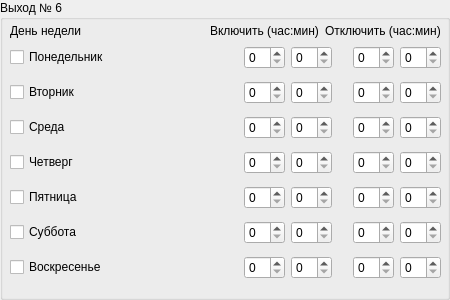
        <widget class="QGroupBox" name="groupBox_8">
         <property name="title">
          <string>Выход № 6</string>
         </property>
         <widget class="QWidget" name="verticalLayoutWidget_10">
          <property name="geometry">
           <rect>
            <x>10</x>
            <y>40</y>
            <width>431</width>
            <height>251</height>
           </rect>
          </property>
          <layout class="QVBoxLayout" name="verticalLayout_10">
           <item>
            <layout class="QHBoxLayout" name="horizontalLayout_79">
             <item>
              <widget class="QCheckBox" name="out6ponC">
               <property name="text">
                <string>Понедельник</string>
               </property>
              </widget>
             </item>
             <item>
              <spacer name="horizontalSpacer_136">
               <property name="orientation">
                <enum>Qt::Horizontal</enum>
               </property>
               <property name="sizeHint" stdset="0">
                <size>
                 <width>40</width>
                 <height>20</height>
                </size>
               </property>
              </spacer>
             </item>
             <item>
              <widget class="QSpinBox" name="out6ponOnHoursS">
               <property name="maximum">
                <number>23</number>
               </property>
              </widget>
             </item>
             <item>
              <widget class="QSpinBox" name="out6ponOnMinsS">
               <property name="maximum">
                <number>59</number>
               </property>
              </widget>
             </item>
             <item>
              <spacer name="horizontalSpacer_137">
               <property name="orientation">
                <enum>Qt::Horizontal</enum>
               </property>
               <property name="sizeType">
                <enum>QSizePolicy::Fixed</enum>
               </property>
               <property name="sizeHint" stdset="0">
                <size>
                 <width>15</width>
                 <height>20</height>
                </size>
               </property>
              </spacer>
             </item>
             <item>
              <widget class="QSpinBox" name="out6ponOffHoursS">
               <property name="maximum">
                <number>23</number>
               </property>
              </widget>
             </item>
             <item>
              <widget class="QSpinBox" name="out6ponOffMinsS">
               <property name="maximum">
                <number>59</number>
               </property>
              </widget>
             </item>
            </layout>
           </item>
           <item>
            <layout class="QHBoxLayout" name="horizontalLayout_80">
             <item>
              <widget class="QCheckBox" name="out6vtorC">
               <property name="text">
                <string>Вторник</string>
               </property>
              </widget>
             </item>
             <item>
              <spacer name="horizontalSpacer_138">
               <property name="orientation">
                <enum>Qt::Horizontal</enum>
               </property>
               <property name="sizeHint" stdset="0">
                <size>
                 <width>40</width>
                 <height>20</height>
                </size>
               </property>
              </spacer>
             </item>
             <item>
              <widget class="QSpinBox" name="out6vtorOnHoursS">
               <property name="maximum">
                <number>23</number>
               </property>
              </widget>
             </item>
             <item>
              <widget class="QSpinBox" name="out6vtorOnMinsS">
               <property name="maximum">
                <number>59</number>
               </property>
              </widget>
             </item>
             <item>
              <spacer name="horizontalSpacer_139">
               <property name="orientation">
                <enum>Qt::Horizontal</enum>
               </property>
               <property name="sizeType">
                <enum>QSizePolicy::Fixed</enum>
               </property>
               <property name="sizeHint" stdset="0">
                <size>
                 <width>15</width>
                 <height>20</height>
                </size>
               </property>
              </spacer>
             </item>
             <item>
              <widget class="QSpinBox" name="out6vtorOffHoursS">
               <property name="maximum">
                <number>23</number>
               </property>
              </widget>
             </item>
             <item>
              <widget class="QSpinBox" name="out6vtorOffMinsS">
               <property name="maximum">
                <number>59</number>
               </property>
              </widget>
             </item>
            </layout>
           </item>
           <item>
            <layout class="QHBoxLayout" name="horizontalLayout_81">
             <item>
              <widget class="QCheckBox" name="out6sredC">
               <property name="text">
                <string>Среда</string>
               </property>
              </widget>
             </item>
             <item>
              <spacer name="horizontalSpacer_140">
               <property name="orientation">
                <enum>Qt::Horizontal</enum>
               </property>
               <property name="sizeHint" stdset="0">
                <size>
                 <width>40</width>
                 <height>20</height>
                </size>
               </property>
              </spacer>
             </item>
             <item>
              <widget class="QSpinBox" name="out6sredOnHoursS">
               <property name="maximum">
                <number>23</number>
               </property>
              </widget>
             </item>
             <item>
              <widget class="QSpinBox" name="out6sredOnMinsS">
               <property name="maximum">
                <number>59</number>
               </property>
              </widget>
             </item>
             <item>
              <spacer name="horizontalSpacer_141">
               <property name="orientation">
                <enum>Qt::Horizontal</enum>
               </property>
               <property name="sizeType">
                <enum>QSizePolicy::Fixed</enum>
               </property>
               <property name="sizeHint" stdset="0">
                <size>
                 <width>15</width>
                 <height>20</height>
                </size>
               </property>
              </spacer>
             </item>
             <item>
              <widget class="QSpinBox" name="out6sredOffHoursS">
               <property name="maximum">
                <number>23</number>
               </property>
              </widget>
             </item>
             <item>
              <widget class="QSpinBox" name="out6sredOffMinsS">
               <property name="maximum">
                <number>59</number>
               </property>
              </widget>
             </item>
            </layout>
           </item>
           <item>
            <layout class="QHBoxLayout" name="horizontalLayout_82">
             <item>
              <widget class="QCheckBox" name="out6chetC">
               <property name="text">
                <string>Четверг</string>
               </property>
              </widget>
             </item>
             <item>
              <spacer name="horizontalSpacer_142">
               <property name="orientation">
                <enum>Qt::Horizontal</enum>
               </property>
               <property name="sizeHint" stdset="0">
                <size>
                 <width>40</width>
                 <height>20</height>
                </size>
               </property>
              </spacer>
             </item>
             <item>
              <widget class="QSpinBox" name="out6chetOnHoursS">
               <property name="maximum">
                <number>23</number>
               </property>
              </widget>
             </item>
             <item>
              <widget class="QSpinBox" name="out6chetOnMinsS">
               <property name="maximum">
                <number>59</number>
               </property>
              </widget>
             </item>
             <item>
              <spacer name="horizontalSpacer_143">
               <property name="orientation">
                <enum>Qt::Horizontal</enum>
               </property>
               <property name="sizeType">
                <enum>QSizePolicy::Fixed</enum>
               </property>
               <property name="sizeHint" stdset="0">
                <size>
                 <width>15</width>
                 <height>20</height>
                </size>
               </property>
              </spacer>
             </item>
             <item>
              <widget class="QSpinBox" name="out6chetOffHoursS">
               <property name="maximum">
                <number>23</number>
               </property>
              </widget>
             </item>
             <item>
              <widget class="QSpinBox" name="out6chetOffMinsS">
               <property name="maximum">
                <number>59</number>
               </property>
              </widget>
             </item>
            </layout>
           </item>
           <item>
            <layout class="QHBoxLayout" name="horizontalLayout_83">
             <item>
              <widget class="QCheckBox" name="out6pyatC">
               <property name="text">
                <string>Пятница</string>
               </property>
              </widget>
             </item>
             <item>
              <spacer name="horizontalSpacer_144">
               <property name="orientation">
                <enum>Qt::Horizontal</enum>
               </property>
               <property name="sizeHint" stdset="0">
                <size>
                 <width>40</width>
                 <height>20</height>
                </size>
               </property>
              </spacer>
             </item>
             <item>
              <widget class="QSpinBox" name="out6pyatOnHoursS">
               <property name="maximum">
                <number>23</number>
               </property>
              </widget>
             </item>
             <item>
              <widget class="QSpinBox" name="out6pyatOnMinsS">
               <property name="maximum">
                <number>59</number>
               </property>
              </widget>
             </item>
             <item>
              <spacer name="horizontalSpacer_145">
               <property name="orientation">
                <enum>Qt::Horizontal</enum>
               </property>
               <property name="sizeType">
                <enum>QSizePolicy::Fixed</enum>
               </property>
               <property name="sizeHint" stdset="0">
                <size>
                 <width>15</width>
                 <height>20</height>
                </size>
               </property>
              </spacer>
             </item>
             <item>
              <widget class="QSpinBox" name="out6pyatOffHoursS">
               <property name="maximum">
                <number>23</number>
               </property>
              </widget>
             </item>
             <item>
              <widget class="QSpinBox" name="out6pyatOffMinsS">
               <property name="maximum">
                <number>59</number>
               </property>
              </widget>
             </item>
            </layout>
           </item>
           <item>
            <layout class="QHBoxLayout" name="horizontalLayout_84">
             <item>
              <widget class="QCheckBox" name="out6subC">
               <property name="text">
                <string>Суббота</string>
               </property>
              </widget>
             </item>
             <item>
              <spacer name="horizontalSpacer_147">
               <property name="orientation">
                <enum>Qt::Horizontal</enum>
               </property>
               <property name="sizeHint" stdset="0">
                <size>
                 <width>40</width>
                 <height>20</height>
                </size>
               </property>
              </spacer>
             </item>
             <item>
              <widget class="QSpinBox" name="out6subOnHoursS">
               <property name="maximum">
                <number>23</number>
               </property>
              </widget>
             </item>
             <item>
              <widget class="QSpinBox" name="out6subOnMinsS">
               <property name="maximum">
                <number>59</number>
               </property>
              </widget>
             </item>
             <item>
              <spacer name="horizontalSpacer_148">
               <property name="orientation">
                <enum>Qt::Horizontal</enum>
               </property>
               <property name="sizeType">
                <enum>QSizePolicy::Fixed</enum>
               </property>
               <property name="sizeHint" stdset="0">
                <size>
                 <width>15</width>
                 <height>20</height>
                </size>
               </property>
              </spacer>
             </item>
             <item>
              <widget class="QSpinBox" name="out6subOffHoursS">
               <property name="maximum">
                <number>23</number>
               </property>
              </widget>
             </item>
             <item>
              <widget class="QSpinBox" name="out6subOffMinsS">
               <property name="maximum">
                <number>59</number>
               </property>
              </widget>
             </item>
            </layout>
           </item>
           <item>
            <layout class="QHBoxLayout" name="horizontalLayout_85">
             <item>
              <widget class="QCheckBox" name="out6voskC">
               <property name="text">
                <string>Воскресенье</string>
               </property>
              </widget>
             </item>
             <item>
              <spacer name="horizontalSpacer_149">
               <property name="orientation">
                <enum>Qt::Horizontal</enum>
               </property>
               <property name="sizeHint" stdset="0">
                <size>
                 <width>40</width>
                 <height>20</height>
                </size>
               </property>
              </spacer>
             </item>
             <item>
              <widget class="QSpinBox" name="out6voskOnHoursS">
               <property name="maximum">
                <number>23</number>
               </property>
              </widget>
             </item>
             <item>
              <widget class="QSpinBox" name="out6voskOnMinsS">
               <property name="maximum">
                <number>59</number>
               </property>
              </widget>
             </item>
             <item>
              <spacer name="horizontalSpacer_150">
               <property name="orientation">
                <enum>Qt::Horizontal</enum>
               </property>
               <property name="sizeType">
                <enum>QSizePolicy::Fixed</enum>
               </property>
               <property name="sizeHint" stdset="0">
                <size>
                 <width>15</width>
                 <height>20</height>
                </size>
               </property>
              </spacer>
             </item>
             <item>
              <widget class="QSpinBox" name="out6voskOffHoursS">
               <property name="maximum">
                <number>23</number>
               </property>
              </widget>
             </item>
             <item>
              <widget class="QSpinBox" name="out6voskOffMinsS">
               <property name="maximum">
                <number>59</number>
               </property>
              </widget>
             </item>
            </layout>
           </item>
          </layout>
         </widget>
         <widget class="QWidget" name="horizontalLayoutWidget_21">
          <property name="geometry">
           <rect>
            <x>10</x>
            <y>20</y>
            <width>431</width>
            <height>22</height>
           </rect>
          </property>
          <layout class="QHBoxLayout" name="horizontalLayout_86">
           <item>
            <widget class="QLabel" name="timerOut1Label_10">
             <property name="text">
              <string>День недели</string>
             </property>
            </widget>
           </item>
           <item>
            <spacer name="horizontalSpacer_36">
             <property name="orientation">
              <enum>Qt::Horizontal</enum>
             </property>
             <property name="sizeHint" stdset="0">
              <size>
               <width>40</width>
               <height>20</height>
              </size>
             </property>
            </spacer>
           </item>
           <item>
            <widget class="QLabel" name="label_19">
             <property name="text">
              <string>Включить (час:мин)</string>
             </property>
            </widget>
           </item>
           <item>
            <widget class="QLabel" name="label_20">
             <property name="text">
              <string>Отключить (час:мин)</string>
             </property>
            </widget>
           </item>
          </layout>
         </widget>
        </widget>
